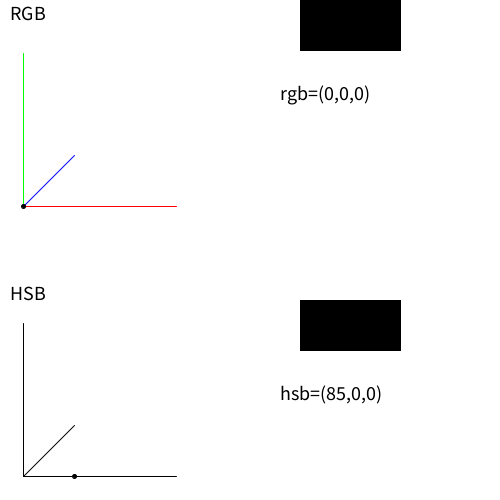
Frame 1 (no input)
Frame 60 (the mouse pressed at the canvas centre just before this capture): identical to frame 1, image omitted
Frame 120 (the mouse held since frame 60 and released just before this capture): identical to frame 1, image omitted

The Processing sketch that drew this single still picture (run headless with seeded random() and noise(); from frame 60 on, the mouse is pressed at the canvas centre):

// Processing sketch: translateRGBtoHSB
// ── translateRGBtoHSB.pde
int h(int r,int g,int b){
  float range=max(r,g,b)-min(r,g,b);
  if(range==0)range=1;
  if(g==max(r,g,b))
    return int(((b-r)/range+2)*255/6);
  else if(b==max(r,g,b))
    return int(((r-g)/range+4)*255/6);
  return int((((g-b)/range+6)*255/6)%255);
}
int s(int r,int g,int b){
  int maxRGB=max(r,g,b)==0?1:max(r,g,b);
  return (max(r,g,b)-min(r,g,b))*255/maxRGB;
}
int b(int r,int g,int b){
  return max(r,g,b); 
}

void setup(){
  size(500,500);
}
int rgb[]={0,0,0};
void draw(){
  background(255);
  pushMatrix();
  translate(100,130);
  stroke(255,0,0);
  line(-255/2*60./100,255/2*60./100,255/2*60./100,255/2*60./100);
  stroke(0,255,0);
  line(-255/2*60./100,255/2*60./100,-255/2*60./100,-255/2*60./100);
  stroke(0,0,255);
  line(-255/2*60./100,255/2*60./100,-255/2*60./100+255/5.,255/2*60./100-255/5.);
  stroke(0);
  fill(0);
  ellipse((rgb[0]-255/2)*60./100+rgb[2]/5.,(-rgb[1]+255/2)*60./100-rgb[2]/5.,4,4);
  popMatrix();
  pushMatrix();
  translate(100,400);
  line(-255/2*60./100,255/2*60./100,255/2*60./100,255/2*60./100);
  line(-255/2*60./100,255/2*60./100,-255/2*60./100,-255/2*60./100);
  line(-255/2*60./100,255/2*60./100,-255/2*60./100+255/5.,255/2*60./100-255/5.);
  stroke(0);
  fill(0);
  ellipse((h(rgb[0],rgb[1],rgb[2])-255/2)*60./100+b(rgb[0],rgb[1],rgb[2])/5.,(-s(rgb[0],rgb[1],rgb[2])+255/2)*60./100-b(rgb[0],rgb[1],rgb[2])/5.,4,4);
  popMatrix();
  textSize(20);
  text("RGB",10,20);
  text("rgb=("+str(rgb[0])+","+str(rgb[1])+","+str(rgb[2])+")",280,100);
  text("HSB",10,300);
  text("hsb=("+str(h(rgb[0],rgb[1],rgb[2]))+","+str(s(rgb[0],rgb[1],rgb[2]))+","+str(b(rgb[0],rgb[1],rgb[2]))+")",280,400);
  fill(rgb[0],rgb[1],rgb[2]);
  rect(300,0,100,50);
  colorMode(HSB);
  fill(h(rgb[0],rgb[1],rgb[2]),s(rgb[0],rgb[1],rgb[2]),b(rgb[0],rgb[1],rgb[2]));
  rect(300,300,100,50);
  colorMode(RGB);
}
void keyPressed(){
  if(key=='d')rgb[0]++;
  if(key=='a')rgb[0]--;
  if(key=='w')rgb[2]++;
  if(key=='s')rgb[2]--;
  if(key==' ')rgb[1]++;
  if(keyCode==SHIFT)rgb[1]--;
  for(int i=0;i<3;i++){
    if(rgb[i]<0)rgb[i]=0;
    if(rgb[i]>255)rgb[i]=255;
  }
}
